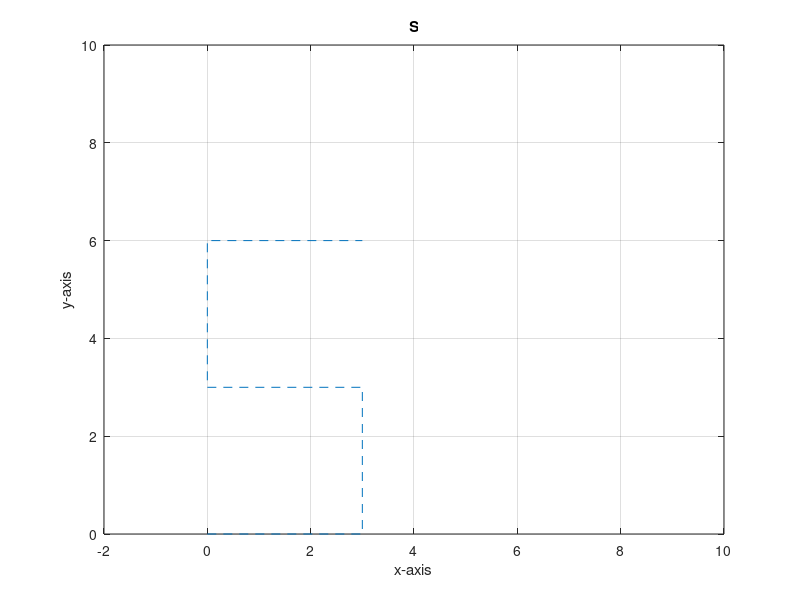

MATLAB code for this plot:
function letterS()
p1 = [0, 0];
p2 = [0, 3];
p3 = [0, 6];
p4 = [3, 6];
p5 = [3, 3];
p6 = [3, 0];
p7 = [-1,0];

pn = [p1; p6; p6; p5; p5; p2;p2;p3;p3;p4];
plot(pn(:, 1), pn(:, 2), '--');
hold on;
axis([-2 10 0 10])
grid on;

xlabel('x-axis');

ylabel('y-axis');

title('S');

grid on;

end